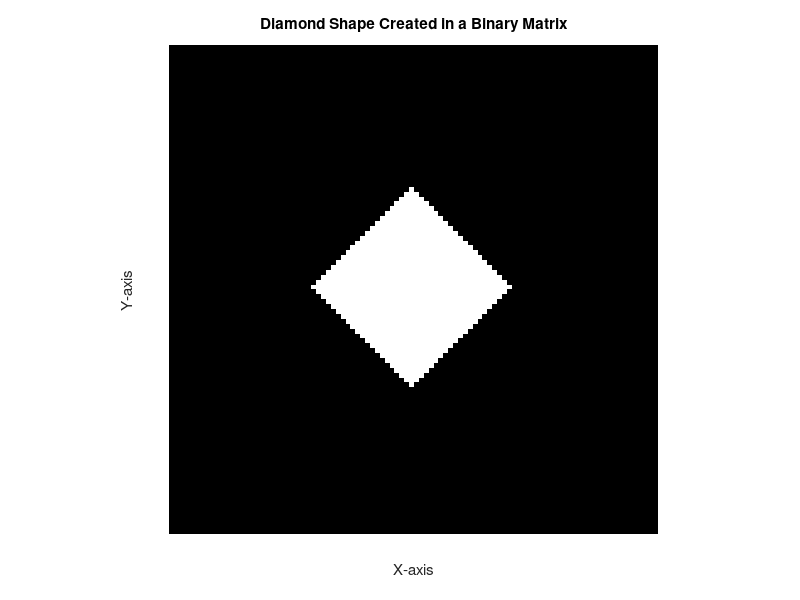

MATLAB code to generate this figure:
% Diamond Shape Creation Script
% Author: Sabiha Khan
% Description: This script generates a diamond shape in a binary matrix using the Manhattan distance. 
% It demonstrates how to create geometric shapes programmatically in MATLAB.

% Step 1: Initialize a 100x100 matrix of zeros
% The matrix serves as the canvas for the diamond shape.
A = zeros(100, 100);

% Step 2: Define the diamond's center coordinates
% cx and cy represent the x and y coordinates of the diamond's center, respectively.
cx = 50; % Center of the diamond in the x-direction
cy = 50; % Center of the diamond in the y-direction

% Step 3: Define the half-width of the diamond
half_width = 20; % The half-width determines the diamond's size

% Step 4: Generate the diamond using nested loops
% The nested loops iterate through each element of the matrix.
% The Manhattan distance formula is used to determine if a pixel is within the diamond.
for i = 1:100
    for j = 1:100
        % Calculate the Manhattan distance from the center to the current point
        if abs(cx - i) + abs(cy - j) <= half_width
            % Set the pixel value to white (255) if within the diamond
            A(i, j) = 255;
        end
    end
end

% Step 5: Display the resulting diamond
% The `imshow` function visualizes the matrix as an image.
imshow(A, []);
title('Diamond Shape Created in a Binary Matrix');
xlabel('X-axis');
ylabel('Y-axis');

% Additional Notes:
% - Adjust the matrix size (e.g., 100x100) for different resolutions.
% - Change `cx`, `cy`, and `half_width` to modify the diamond's position and size.
% - The Manhattan distance formula ensures the creation of a diamond shape.
